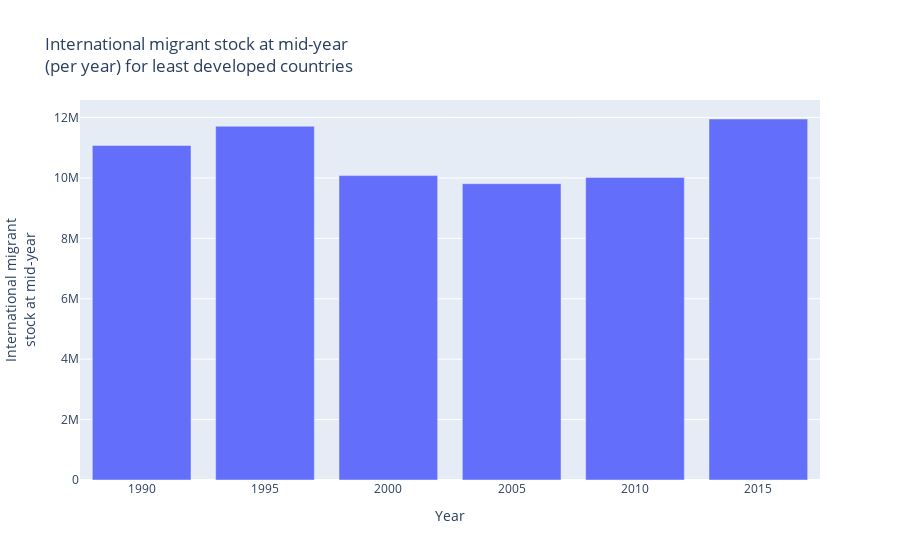

Notebook cell for this chart:
### Markdown cell above
##### It appears that the international migrant stock has gone up, for ALL levels, except maybe the "Least Developed Countries" and "Sub-Saharan Africa"... though they are too small to really tell in comparison to the others, so I should look at them independently

### Code cell
# Do a single zoomed-in version with the Least Developed Countries

# Pull out only the "Both Sex" rows
df1_least_dev_both = df1_least_dev[df1_least_dev["Sex"] == "Both sexes"]

#Rename the column so that it wraps text
df1_least_dev_both.rename(columns = {"International migrant stock at mid-year" : "International migrant<br>stock at mid-year"}, inplace = True)

# Make the graph
least_dev_IMS = px.bar(data_frame = df1_least_dev_both, 
       x = 'Year',
       y = 'International migrant<br>stock at mid-year',
      title = "International migrant stock at mid-year<br>(per year) for least developed countries")

least_dev_IMS

### Figure 1 — Plotly figure (JSON) as saved in the notebook; plotly's stock layout.template omitted (floating-point values rounded to 4 significant figures)
{"data": [{"alignmentgroup": "True", "hovertemplate": "Year=%{x}<br>International migrant<br>stock at mid-year=%{y}<extra></extra>", "legendgroup": "", "marker": {"color": "#636efa", "pattern": {"shape": ""}}, "name": "", "offsetgroup": "", "orientation": "v", "showlegend": false, "textposition": "auto", "type": "bar", "x": ["1990", "1995", "2000", "2005", "2010", "2015"], "xaxis": "x", "y": [11075966, 11711703, 10077824, 9809634, 10018128, 11951316], "yaxis": "y"}], "layout": {"barmode": "relative", "legend": {"tracegroupgap": 0}, "title": {"text": "International migrant stock at mid-year<br>(per year) for least developed countries"}, "xaxis": {"anchor": "y", "domain": [0, 1], "title": {"text": "Year"}}, "yaxis": {"anchor": "x", "domain": [0, 1], "title": {"text": "International migrant<br>stock at mid-year"}}}}
